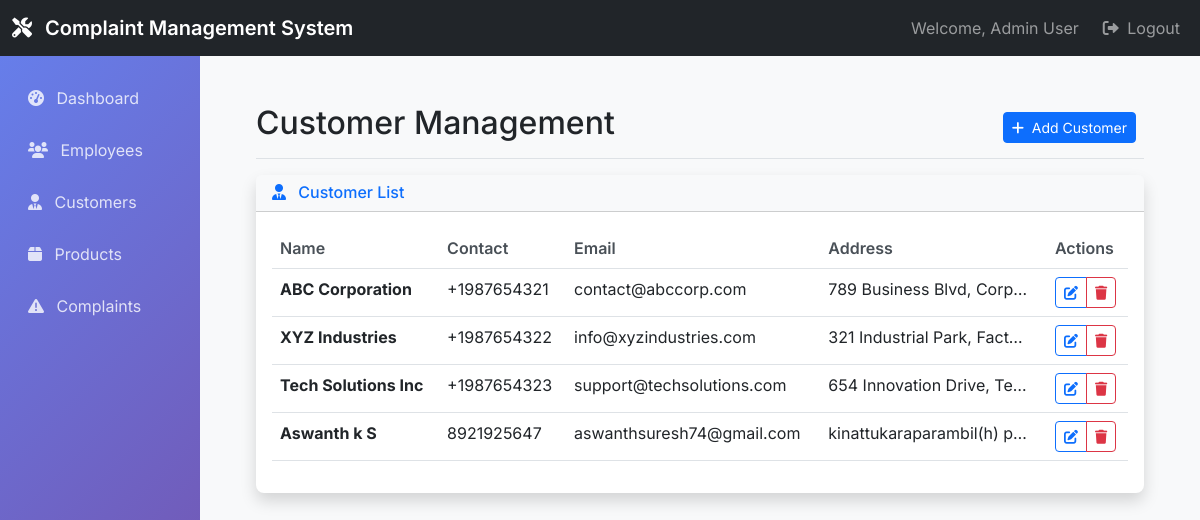
Page /admin_customers/ (signed in) on the earlier database version.
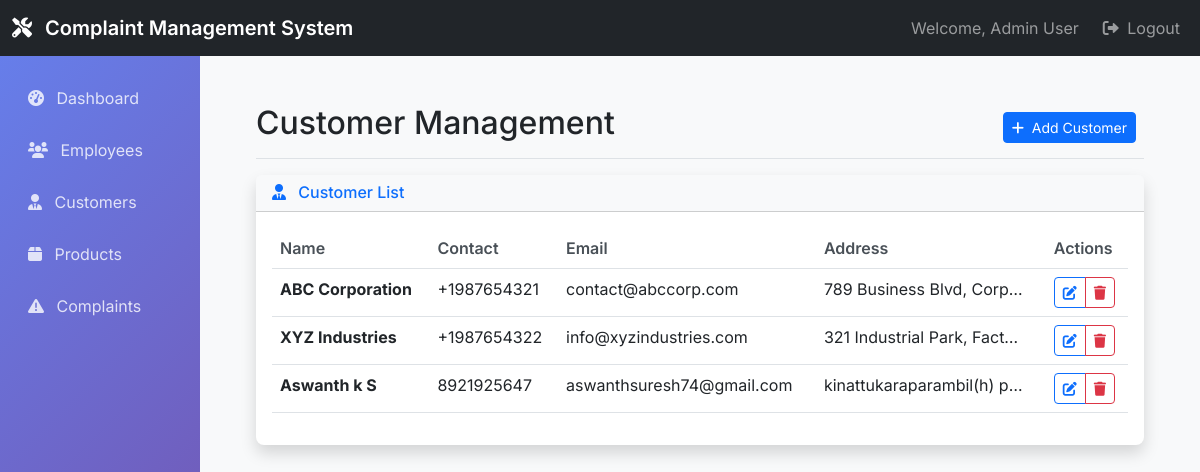
Same page on the later database version.
### complaints/models.py (models this page shows, shortened)
class Customer(models.Model):
    name = models.CharField(max_length=100)
    contact_number = models.CharField(max_length=15)
    email = models.EmailField()
    address = models.TextField()

### complaints/views.py (the view)
# urls.py: path('admin_customers/', views.customer_list, name='customer_list'),
@login_required
@user_passes_test(is_admin)
def customer_list(request):
    customers = Customer.objects.all()
    return render(request, 'admin_section/customer_list.html', {'customers': customers})

### complaints/views.py (called while the page is built)
def is_admin(user):
    return user.is_authenticated and user.role == 'admin'

### templates/admin_section/customer_list.html (shortened to what this page needs)
{% extends 'base.html' %}
{% block content %}
<div class="d-flex justify-content-between flex-wrap flex-md-nowrap align-items-center pt-3 pb-2 mb-3 border-bottom">
    <h1 class="h2">Customer Management</h1>
    <div class="btn-toolbar mb-2 mb-md-0">
        <div class="btn-group me-2">
            <a href="{% url 'customer_create' %}" class="btn btn-sm btn-primary">
                <i class="fas fa-plus me-1"></i>
                Add Customer
            </a>
        </div>
    </div>
</div>
<div class="card border-0 shadow">
    <div class="card-header bg-light">
        <h6 class="m-0 font-weight-bold text-primary">
            <i class="fas fa-user-tie me-2"></i>
            Customer List
        </h6>
    </div>
    <div class="card-body">
        {% if customers %}
        <div class="table-responsive">
            <table class="table table-hover">
                <thead>
                    <tr>
                        <th>Name</th>
                        <th>Contact</th>
                        <th>Email</th>
                        <th>Address</th>
                        <th>Actions</th>
                    </tr>
                </thead>
                <tbody>
                    {% for customer in customers %}
                    <tr>
                        <td>
                            <div class="fw-bold">{{ customer.name }}</div>
                        </td>
                        <td>{{ customer.contact_number }}</td>
                        <td>{{ customer.email }}</td>
                        <td>
                            <div class="text-truncate" style="max-width: 200px;" title="{{ customer.address }}">
                                {{ customer.address }}
                            </div>
                        </td>
                        <td>
                            <div class="btn-group" role="group">
                                <a href="{% url 'customer_edit' customer.pk %}" class="btn btn-sm btn-outline-primary">
                                    <i class="fas fa-edit"></i>
                                </a>
                                <a href="{% url 'customer_delete' customer.pk %}" class="btn btn-sm btn-outline-danger">
                                    <i class="fas fa-trash"></i>
                                </a>
                            </div>
                        </td>
                    </tr>
                    {% endfor %}
                </tbody>
            </table>
        </div>
        {% endif %}
    </div>
</div>
{% endblock %}

Differences in the rows shown:
removed Customer: name "Tech Solutions Inc", contact_number "+1987654323", email "support@techsolutions.com", address "654 Innovation Drive, Te…"
